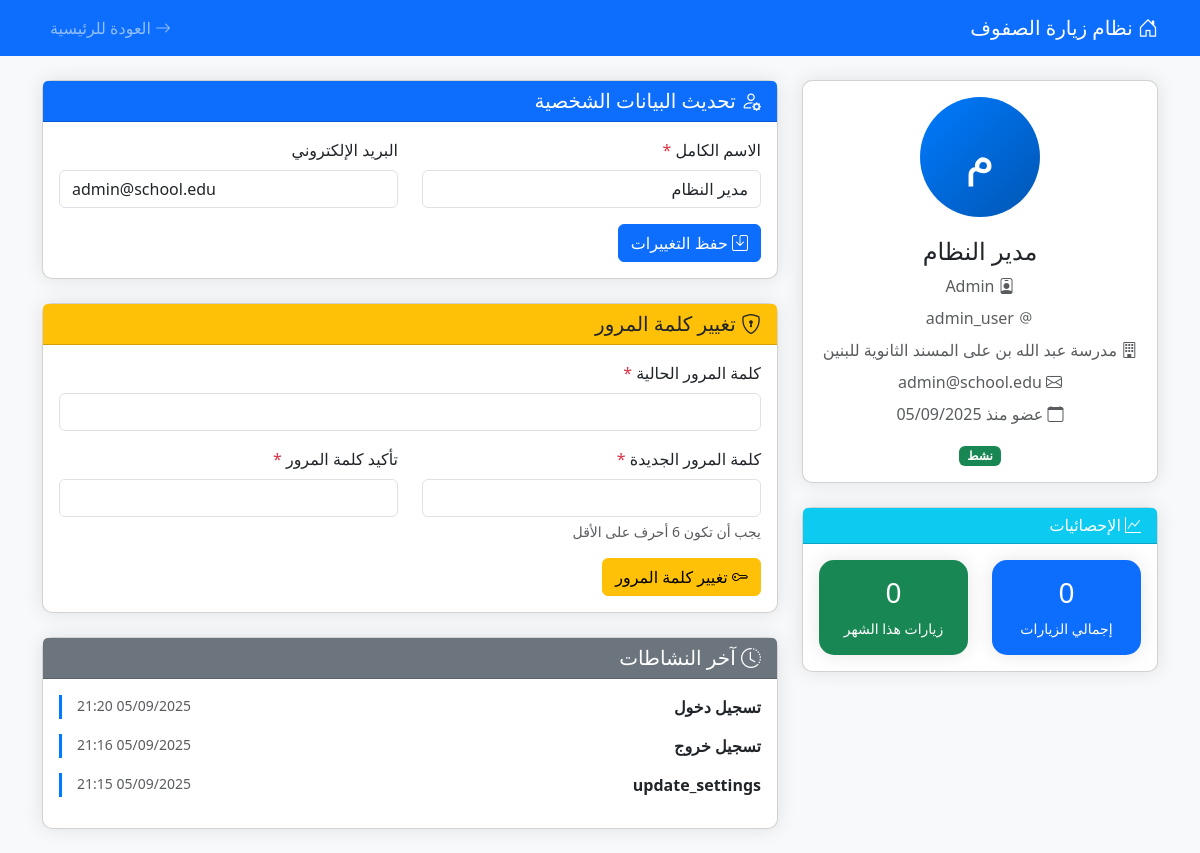
Before: /profile.php (signed in) with the older database file.
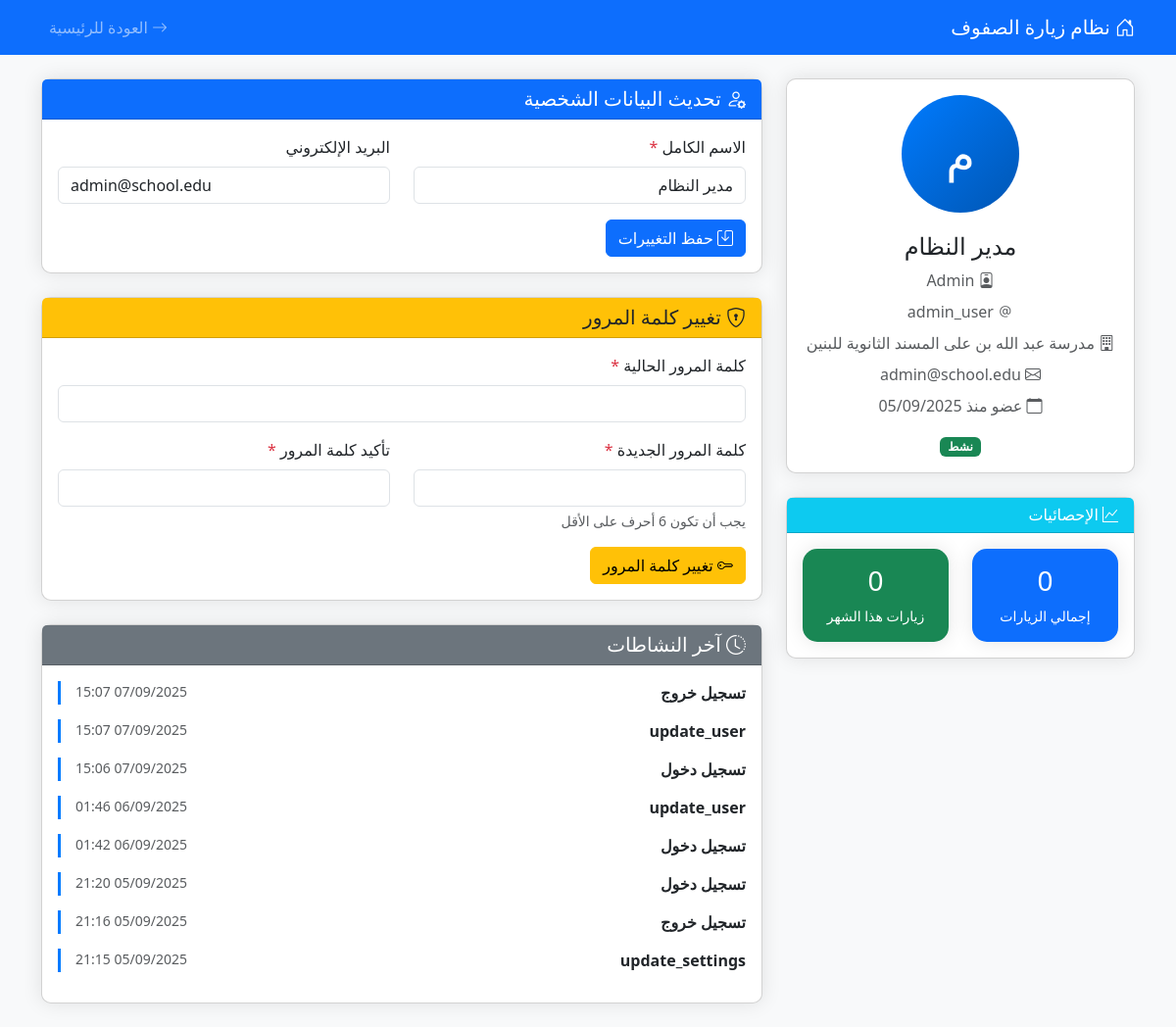
After: the same page with the newer database file.
### tables this page shows
CREATE TABLE `user_activity_log` (
  `id` int NOT NULL,
  `user_id` int DEFAULT NULL,
  `action` varchar(100) NOT NULL,
  `table_name` varchar(100) DEFAULT NULL,
  `record_id` int DEFAULT NULL,
  `old_values` text,
  `new_values` text,
  `description` text,
  `ip_address` varchar(45) DEFAULT NULL,
  `user_agent` text,
  `created_at` timestamp NULL DEFAULT CURRENT_TIMESTAMP
);

### includes/db_connection.php (called while the page is built, shortened)
<?php
$dsn = "mysql:host=" . DB_HOST . ";dbname=" . DB_NAME . ";charset=" . DB_CHARSET;
$options = [
    PDO::ATTR_ERRMODE            => PDO::ERRMODE_EXCEPTION,
    PDO::ATTR_DEFAULT_FETCH_MODE => PDO::FETCH_ASSOC,
    PDO::ATTR_EMULATE_PREPARES   => false,
];
try {
    $pdo = new PDO($dsn, DB_USER, DB_PASS, $options);
    $pdo->exec("SET NAMES utf8mb4");
    $pdo->exec("SET CHARACTER SET utf8mb4");
    $pdo->exec("SET collation_connection = utf8mb4_unicode_ci");
} catch (PDOException $e) {
    die("فشل الاتصال بقاعدة البيانات: " . $e->getMessage());
}
function query($sql, $params = []) {
    global $pdo;
    $stmt = $pdo->prepare($sql);
    $stmt->execute($params);
    return $stmt->fetchAll();
}

### profile.php (the view, shortened to what the changed rows need)
<?php
require_once 'includes/db_connection.php';
$user_id = $_SESSION['user_id'];
$activities = query("
    SELECT action, description, created_at
    FROM user_activity_log
    WHERE user_id = ?
    ORDER BY created_at DESC
    LIMIT 10
", [$user_id]);
?>
<!DOCTYPE html>
<html lang="ar" dir="rtl">
<head>
    <link rel="stylesheet" href="https://cdn.jsdelivr.net/npm/bootstrap@5.3.0/dist/css/bootstrap.rtl.min.css">
    <link rel="stylesheet" href="https://cdn.jsdelivr.net/npm/bootstrap-icons@1.10.0/font/bootstrap-icons.css">
</head>
<body>
    <div class="container py-4">
        <div class="row">
            <div class="col-md-8">
                <div class="card">
                    <div class="card-body">
                        <?php if (empty($activities)): ?>
                            <p class="text-muted">لا توجد نشاطات مسجلة</p>
                        <?php else: ?>
                            <div class="activity-timeline">
                                <?php foreach ($activities as $activity): ?>
                                    <div class="activity-item">
                                        <div class="d-flex justify-content-between">
                                            <strong>
                                                <?php
                                                $action_names = [
                                                    'login' => 'تسجيل دخول',
                                                    'logout' => 'تسجيل خروج',
                                                    'create_visit' => 'إنشاء زيارة',
                                                    'update_visit' => 'تحديث زيارة',
                                                    'delete_visit' => 'حذف زيارة',
                                                    'update_profile' => 'تحديث الملف الشخصي',
                                                    'change_password' => 'تغيير كلمة المرور'
                                                ];
                                                echo $action_names[$activity['action']] ?? $activity['action'];
                                                ?>
                                            </strong>
                                            <small class="text-muted">
                                                <?php echo date('d/m/Y H:i', strtotime($activity['created_at'])); ?>
                                            </small>
                                        </div>
                                    </div>
                                <?php endforeach; ?>
                            </div>
                        <?php endif; ?>
                    </div>
                </div>
            </div>
        </div>
    </div>
</body>
</html>

Changed rows visible on the page:
added user_activity_log: action "تسجيل خروج", created_at "07/09/2025 15:07"
added user_activity_log: action "update_user", created_at "07/09/2025 15:07"
added user_activity_log: action "تسجيل دخول", created_at "07/09/2025 15:06"
added user_activity_log: action "update_user", created_at "06/09/2025 01:46"
added user_activity_log: action "تسجيل دخول", created_at "06/09/2025 01:42"
